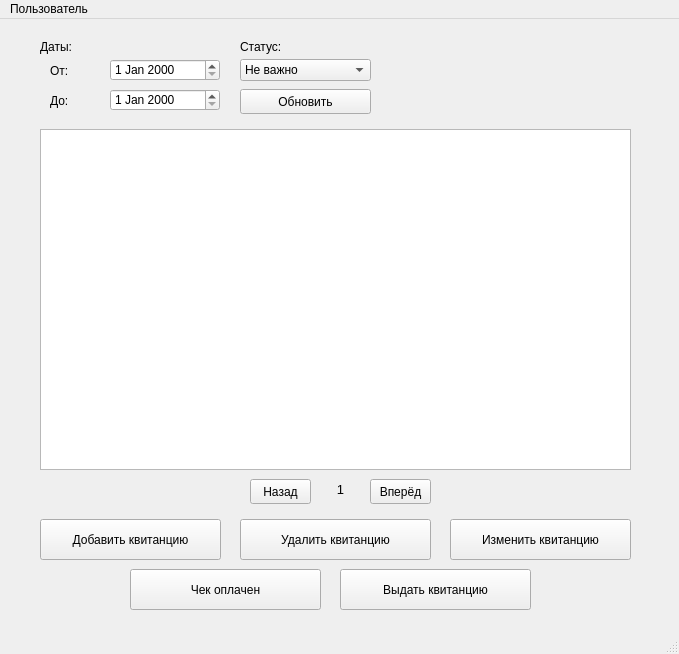
<?xml version="1.0" encoding="UTF-8"?>
<ui version="4.0">
 <class>CashierScreen</class>
 <widget class="QMainWindow" name="CashierScreen">
  <property name="geometry">
   <rect>
    <x>0</x>
    <y>0</y>
    <width>679</width>
    <height>654</height>
   </rect>
  </property>
  <property name="windowTitle">
   <string>Окно кассира</string>
  </property>
  <widget class="QWidget" name="centralwidget">
   <widget class="QTableView" name="ChecksTableView">
    <property name="geometry">
     <rect>
      <x>40</x>
      <y>110</y>
      <width>591</width>
      <height>341</height>
     </rect>
    </property>
    <property name="editTriggers">
     <set>QAbstractItemView::NoEditTriggers</set>
    </property>
    <property name="selectionMode">
     <enum>QAbstractItemView::SingleSelection</enum>
    </property>
    <property name="selectionBehavior">
     <enum>QAbstractItemView::SelectRows</enum>
    </property>
   </widget>
   <widget class="QPushButton" name="PrevPageBtn">
    <property name="geometry">
     <rect>
      <x>250</x>
      <y>460</y>
      <width>61</width>
      <height>25</height>
     </rect>
    </property>
    <property name="text">
     <string>Назад</string>
    </property>
   </widget>
   <widget class="QPushButton" name="NextPageBtn">
    <property name="geometry">
     <rect>
      <x>370</x>
      <y>460</y>
      <width>61</width>
      <height>25</height>
     </rect>
    </property>
    <property name="text">
     <string>Вперёд</string>
    </property>
   </widget>
   <widget class="QPushButton" name="AddCheckBtn">
    <property name="geometry">
     <rect>
      <x>40</x>
      <y>500</y>
      <width>181</width>
      <height>41</height>
     </rect>
    </property>
    <property name="text">
     <string>Добавить квитанцию</string>
    </property>
   </widget>
   <widget class="QPushButton" name="RemoveCheckBtn">
    <property name="geometry">
     <rect>
      <x>240</x>
      <y>500</y>
      <width>191</width>
      <height>41</height>
     </rect>
    </property>
    <property name="text">
     <string>Удалить квитанцию</string>
    </property>
   </widget>
   <widget class="QPushButton" name="GiveCheckBtn">
    <property name="geometry">
     <rect>
      <x>340</x>
      <y>550</y>
      <width>191</width>
      <height>41</height>
     </rect>
    </property>
    <property name="text">
     <string>Выдать квитанцию</string>
    </property>
   </widget>
   <widget class="QPushButton" name="EditCheckBtn">
    <property name="geometry">
     <rect>
      <x>450</x>
      <y>500</y>
      <width>181</width>
      <height>41</height>
     </rect>
    </property>
    <property name="text">
     <string>Изменить квитанцию</string>
    </property>
   </widget>
   <widget class="QDateEdit" name="FromDateDE">
    <property name="geometry">
     <rect>
      <x>110</x>
      <y>40</y>
      <width>110</width>
      <height>22</height>
     </rect>
    </property>
   </widget>
   <widget class="QDateEdit" name="ToDateDE">
    <property name="geometry">
     <rect>
      <x>110</x>
      <y>70</y>
      <width>110</width>
      <height>22</height>
     </rect>
    </property>
   </widget>
   <widget class="QLabel" name="label">
    <property name="geometry">
     <rect>
      <x>40</x>
      <y>20</y>
      <width>181</width>
      <height>16</height>
     </rect>
    </property>
    <property name="text">
     <string>Даты:</string>
    </property>
   </widget>
   <widget class="QLabel" name="label_2">
    <property name="geometry">
     <rect>
      <x>50</x>
      <y>45</y>
      <width>54</width>
      <height>14</height>
     </rect>
    </property>
    <property name="text">
     <string>От:</string>
    </property>
   </widget>
   <widget class="QLabel" name="label_3">
    <property name="geometry">
     <rect>
      <x>50</x>
      <y>75</y>
      <width>54</width>
      <height>14</height>
     </rect>
    </property>
    <property name="text">
     <string>До:</string>
    </property>
   </widget>
   <widget class="QComboBox" name="PayStateCB">
    <property name="geometry">
     <rect>
      <x>240</x>
      <y>40</y>
      <width>131</width>
      <height>22</height>
     </rect>
    </property>
    <item>
     <property name="text">
      <string>Не важно</string>
     </property>
    </item>
   </widget>
   <widget class="QLabel" name="label_4">
    <property name="geometry">
     <rect>
      <x>240</x>
      <y>20</y>
      <width>131</width>
      <height>16</height>
     </rect>
    </property>
    <property name="text">
     <string>Статус:</string>
    </property>
   </widget>
   <widget class="QPushButton" name="RefreshTableBtn">
    <property name="geometry">
     <rect>
      <x>240</x>
      <y>70</y>
      <width>131</width>
      <height>25</height>
     </rect>
    </property>
    <property name="text">
     <string>Обновить</string>
    </property>
   </widget>
   <widget class="QPushButton" name="CheckPayedBtn">
    <property name="geometry">
     <rect>
      <x>130</x>
      <y>550</y>
      <width>191</width>
      <height>41</height>
     </rect>
    </property>
    <property name="text">
     <string>Чек оплачен</string>
    </property>
   </widget>
   <widget class="QLabel" name="PageNumberLabel">
    <property name="geometry">
     <rect>
      <x>320</x>
      <y>460</y>
      <width>41</width>
      <height>20</height>
     </rect>
    </property>
    <property name="font">
     <font>
      <pointsize>10</pointsize>
     </font>
    </property>
    <property name="text">
     <string>1</string>
    </property>
    <property name="alignment">
     <set>Qt::AlignCenter</set>
    </property>
   </widget>
  </widget>
  <widget class="QMenuBar" name="menuBar">
   <property name="geometry">
    <rect>
     <x>0</x>
     <y>0</y>
     <width>679</width>
     <height>23</height>
    </rect>
   </property>
   <widget class="QMenu" name="UserMenu">
    <property name="title">
     <string>Пользователь</string>
    </property>
    <addaction name="ChangeUserAction"/>
    <addaction name="ExitAction"/>
   </widget>
   <addaction name="UserMenu"/>
  </widget>
  <widget class="QStatusBar" name="statusbar"/>
  <action name="ChangeUserAction">
   <property name="text">
    <string>Сменить пользователя</string>
   </property>
  </action>
  <action name="ExitAction">
   <property name="text">
    <string>Выйти</string>
   </property>
  </action>
 </widget>
 <resources/>
 <connections/>
</ui>
